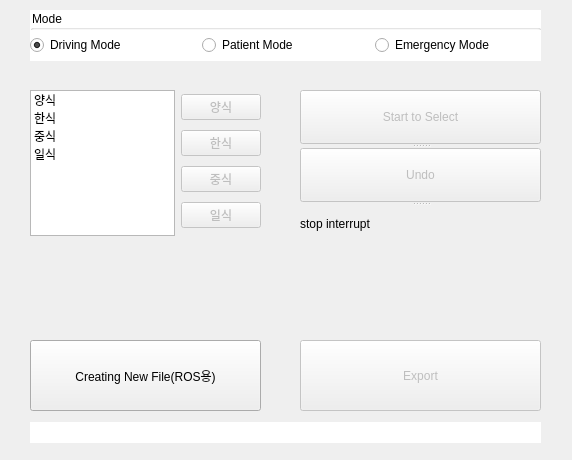
<?xml version="1.0" encoding="UTF-8"?>
<ui version="4.0">
 <class>Dialog</class>
 <widget class="QDialog" name="Dialog">
  <property name="enabled">
   <bool>true</bool>
  </property>
  <property name="geometry">
   <rect>
    <x>0</x>
    <y>0</y>
    <width>572</width>
    <height>460</height>
   </rect>
  </property>
  <property name="windowTitle">
   <string>Dialog</string>
  </property>
  <widget class="QWidget" name="layoutWidget">
   <property name="geometry">
    <rect>
     <x>30</x>
     <y>90</y>
     <width>231</width>
     <height>146</height>
    </rect>
   </property>
   <layout class="QHBoxLayout" name="horizontalLayout">
    <item>
     <widget class="QListWidget" name="listWidget">
      <item>
       <property name="text">
        <string>양식</string>
       </property>
      </item>
      <item>
       <property name="text">
        <string>한식</string>
       </property>
      </item>
      <item>
       <property name="text">
        <string>중식</string>
       </property>
      </item>
      <item>
       <property name="text">
        <string>일식</string>
       </property>
      </item>
     </widget>
    </item>
    <item>
     <layout class="QVBoxLayout" name="verticalLayout">
      <item>
       <widget class="QPushButton" name="btnMeal_1">
        <property name="enabled">
         <bool>false</bool>
        </property>
        <property name="text">
         <string>양식</string>
        </property>
       </widget>
      </item>
      <item>
       <widget class="QPushButton" name="btnMeal_2">
        <property name="enabled">
         <bool>false</bool>
        </property>
        <property name="text">
         <string>한식</string>
        </property>
       </widget>
      </item>
      <item>
       <widget class="QPushButton" name="btnMeal_3">
        <property name="enabled">
         <bool>false</bool>
        </property>
        <property name="text">
         <string>중식</string>
        </property>
       </widget>
      </item>
      <item>
       <widget class="QPushButton" name="btnMeal_4">
        <property name="enabled">
         <bool>false</bool>
        </property>
        <property name="text">
         <string>일식</string>
        </property>
       </widget>
      </item>
     </layout>
    </item>
   </layout>
  </widget>
  <widget class="QPushButton" name="btnExport">
   <property name="enabled">
    <bool>false</bool>
   </property>
   <property name="geometry">
    <rect>
     <x>300</x>
     <y>340</y>
     <width>241</width>
     <height>71</height>
    </rect>
   </property>
   <property name="text">
    <string>Export</string>
   </property>
  </widget>
  <widget class="QPushButton" name="btnCreate">
   <property name="geometry">
    <rect>
     <x>30</x>
     <y>340</y>
     <width>231</width>
     <height>71</height>
    </rect>
   </property>
   <property name="text">
    <string>Creating New File(ROS용)</string>
   </property>
  </widget>
  <widget class="QLabel" name="lblStatus">
   <property name="geometry">
    <rect>
     <x>30</x>
     <y>422</y>
     <width>511</width>
     <height>21</height>
    </rect>
   </property>
   <property name="styleSheet">
    <string notr="true">background-color: rgb(255, 255, 255);</string>
   </property>
   <property name="text">
    <string/>
   </property>
  </widget>
  <widget class="QGroupBox" name="groupBox">
   <property name="geometry">
    <rect>
     <x>30</x>
     <y>10</y>
     <width>511</width>
     <height>51</height>
    </rect>
   </property>
   <property name="styleSheet">
    <string notr="true">background-color: rgb(255, 255, 255);</string>
   </property>
   <property name="title">
    <string>Mode</string>
   </property>
   <widget class="QWidget" name="layoutWidget">
    <property name="geometry">
     <rect>
      <x>0</x>
      <y>20</y>
      <width>511</width>
      <height>31</height>
     </rect>
    </property>
    <layout class="QHBoxLayout" name="horizontalLayout_2">
     <item>
      <widget class="QRadioButton" name="radDriving">
       <property name="text">
        <string>Driving Mode</string>
       </property>
       <property name="checked">
        <bool>true</bool>
       </property>
      </widget>
     </item>
     <item>
      <widget class="QRadioButton" name="radPatient">
       <property name="text">
        <string>Patient Mode</string>
       </property>
       <property name="checked">
        <bool>false</bool>
       </property>
      </widget>
     </item>
     <item>
      <widget class="QRadioButton" name="radEmergency">
       <property name="text">
        <string>Emergency Mode</string>
       </property>
      </widget>
     </item>
    </layout>
   </widget>
  </widget>
  <widget class="QSplitter" name="splitter">
   <property name="geometry">
    <rect>
     <x>300</x>
     <y>90</y>
     <width>241</width>
     <height>151</height>
    </rect>
   </property>
   <property name="orientation">
    <enum>Qt::Vertical</enum>
   </property>
   <widget class="QPushButton" name="btnStartSelect">
    <property name="enabled">
     <bool>false</bool>
    </property>
    <property name="text">
     <string>Start to Select</string>
    </property>
   </widget>
   <widget class="QPushButton" name="btnUndo">
    <property name="enabled">
     <bool>false</bool>
    </property>
    <property name="text">
     <string>Undo</string>
    </property>
   </widget>
   <widget class="QLabel" name="label">
    <property name="text">
     <string>stop interrupt</string>
    </property>
   </widget>
  </widget>
 </widget>
 <resources/>
 <connections/>
</ui>
